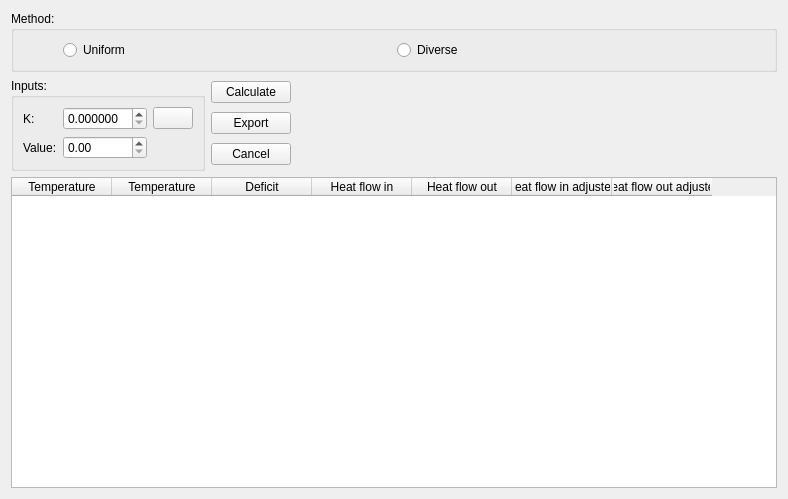
<?xml version="1.0" encoding="UTF-8"?>
<ui version="4.0">
 <class>problemtable</class>
 <widget class="QWidget" name="problemtable">
  <property name="geometry">
   <rect>
    <x>0</x>
    <y>0</y>
    <width>788</width>
    <height>499</height>
   </rect>
  </property>
  <property name="windowTitle">
   <string>Form</string>
  </property>
  <layout class="QGridLayout" name="gridLayout_8">
   <item row="0" column="0" colspan="2">
    <layout class="QGridLayout" name="gridLayout">
     <item row="0" column="0">
      <widget class="QGroupBox" name="groupBox">
       <property name="title">
        <string>Method:</string>
       </property>
       <layout class="QGridLayout" name="gridLayout_2">
        <item row="0" column="1">
         <widget class="QRadioButton" name="uniform">
          <property name="text">
           <string>Uniform</string>
          </property>
         </widget>
        </item>
        <item row="0" column="2">
         <widget class="QRadioButton" name="diverse">
          <property name="text">
           <string>Diverse</string>
          </property>
         </widget>
        </item>
        <item row="0" column="0">
         <spacer name="horizontalSpacer">
          <property name="orientation">
           <enum>Qt::Horizontal</enum>
          </property>
          <property name="sizeType">
           <enum>QSizePolicy::Ignored</enum>
          </property>
          <property name="sizeHint" stdset="0">
           <size>
            <width>40</width>
            <height>20</height>
           </size>
          </property>
         </spacer>
        </item>
        <item row="0" column="3">
         <spacer name="horizontalSpacer_2">
          <property name="orientation">
           <enum>Qt::Horizontal</enum>
          </property>
          <property name="sizeType">
           <enum>QSizePolicy::Ignored</enum>
          </property>
          <property name="sizeHint" stdset="0">
           <size>
            <width>40</width>
            <height>20</height>
           </size>
          </property>
         </spacer>
        </item>
       </layout>
      </widget>
     </item>
    </layout>
   </item>
   <item row="1" column="0">
    <layout class="QGridLayout" name="gridLayout_6">
     <item row="1" column="0">
      <widget class="QGroupBox" name="groupBox_3">
       <property name="title">
        <string>Inputs:</string>
       </property>
       <layout class="QGridLayout" name="gridLayout_7">
        <item row="1" column="1">
         <widget class="QDoubleSpinBox" name="Min"/>
        </item>
        <item row="1" column="0">
         <widget class="QLabel" name="label2">
          <property name="text">
           <string>Value:</string>
          </property>
         </widget>
        </item>
        <item row="0" column="0">
         <widget class="QLabel" name="label1">
          <property name="text">
           <string>K:</string>
          </property>
         </widget>
        </item>
        <item row="0" column="1">
         <widget class="QDoubleSpinBox" name="K">
          <property name="decimals">
           <number>6</number>
          </property>
          <property name="minimum">
           <double>0.000000000000000</double>
          </property>
          <property name="maximum">
           <double>20.000000000000000</double>
          </property>
          <property name="singleStep">
           <double>1.000000000000000</double>
          </property>
          <property name="value">
           <double>0.000000000000000</double>
          </property>
         </widget>
        </item>
        <item row="0" column="2">
         <widget class="QPushButton" name="pushButton_4">
          <property name="text">
           <string/>
          </property>
          <property name="icon">
           <iconset resource="resources.qrc">
            <normaloff>:/resources/Resources/ayuda.png</normaloff>:/resources/Resources/ayuda.png</iconset>
          </property>
         </widget>
        </item>
       </layout>
      </widget>
     </item>
    </layout>
   </item>
   <item row="1" column="1">
    <layout class="QGridLayout" name="gridLayout_4">
     <item row="0" column="1" rowspan="3">
      <spacer name="horizontalSpacer_5">
       <property name="orientation">
        <enum>Qt::Horizontal</enum>
       </property>
       <property name="sizeHint" stdset="0">
        <size>
         <width>40</width>
         <height>20</height>
        </size>
       </property>
      </spacer>
     </item>
     <item row="1" column="0">
      <widget class="QPushButton" name="pushButton_2">
       <property name="text">
        <string>Export</string>
       </property>
      </widget>
     </item>
     <item row="2" column="0">
      <widget class="QPushButton" name="pushButton_3">
       <property name="text">
        <string>Cancel</string>
       </property>
      </widget>
     </item>
     <item row="0" column="0">
      <widget class="QPushButton" name="pushButton">
       <property name="text">
        <string>Calculate</string>
       </property>
      </widget>
     </item>
    </layout>
   </item>
   <item row="2" column="0" colspan="2">
    <layout class="QGridLayout" name="gridLayout_5">
     <item row="0" column="0">
      <widget class="QTableWidget" name="Tabla">
       <column>
        <property name="text">
         <string>Temperature</string>
        </property>
       </column>
       <column>
        <property name="text">
         <string>Temperature</string>
        </property>
       </column>
       <column>
        <property name="text">
         <string>Deficit</string>
        </property>
       </column>
       <column>
        <property name="text">
         <string>Heat flow in</string>
        </property>
       </column>
       <column>
        <property name="text">
         <string>Heat flow out</string>
        </property>
       </column>
       <column>
        <property name="text">
         <string>Heat flow in adjusted</string>
        </property>
       </column>
       <column>
        <property name="text">
         <string>Heat flow out adjusted</string>
        </property>
       </column>
      </widget>
     </item>
    </layout>
   </item>
  </layout>
 </widget>
 <resources>
  <include location="resources.qrc"/>
 </resources>
 <connections/>
</ui>
